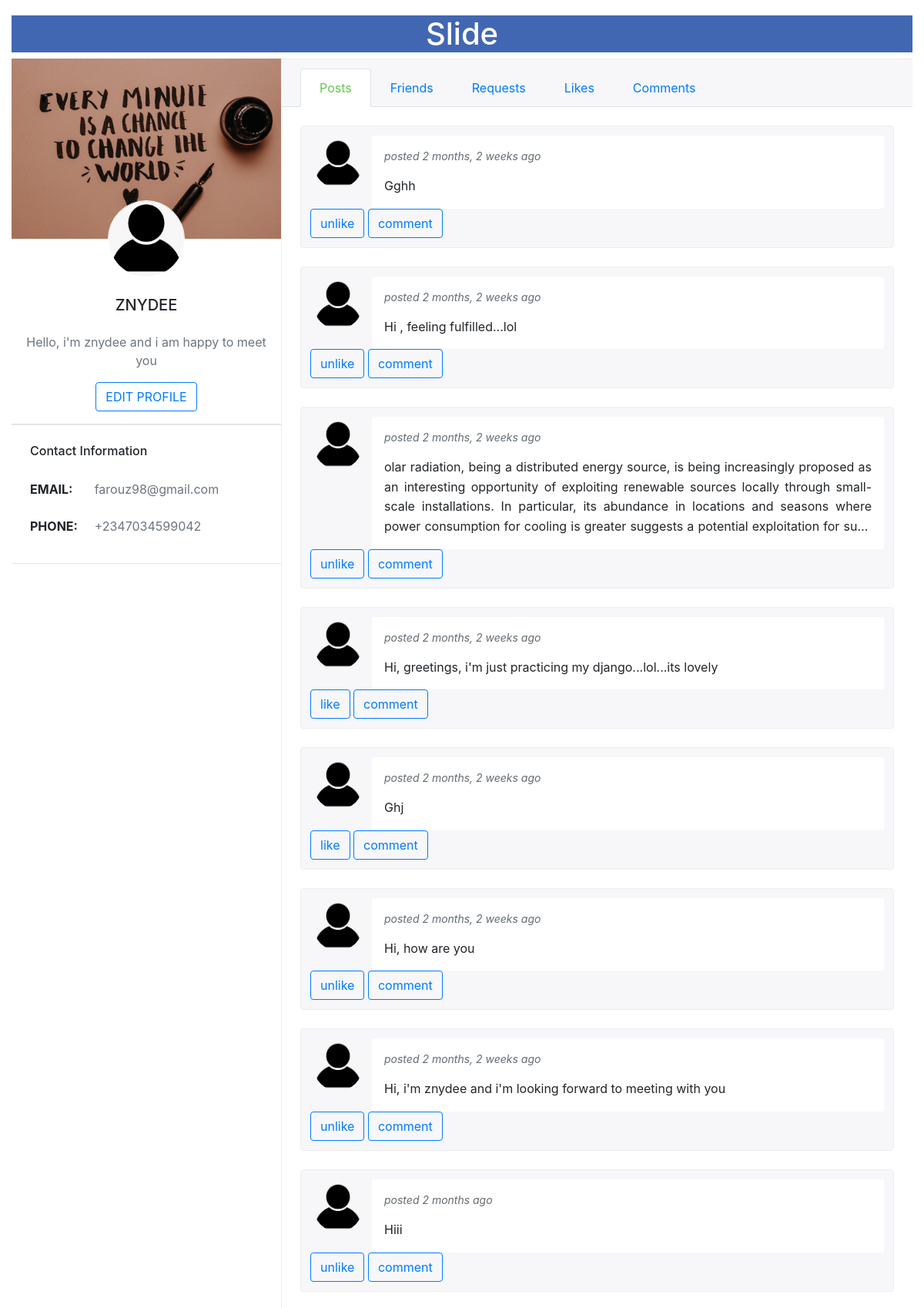
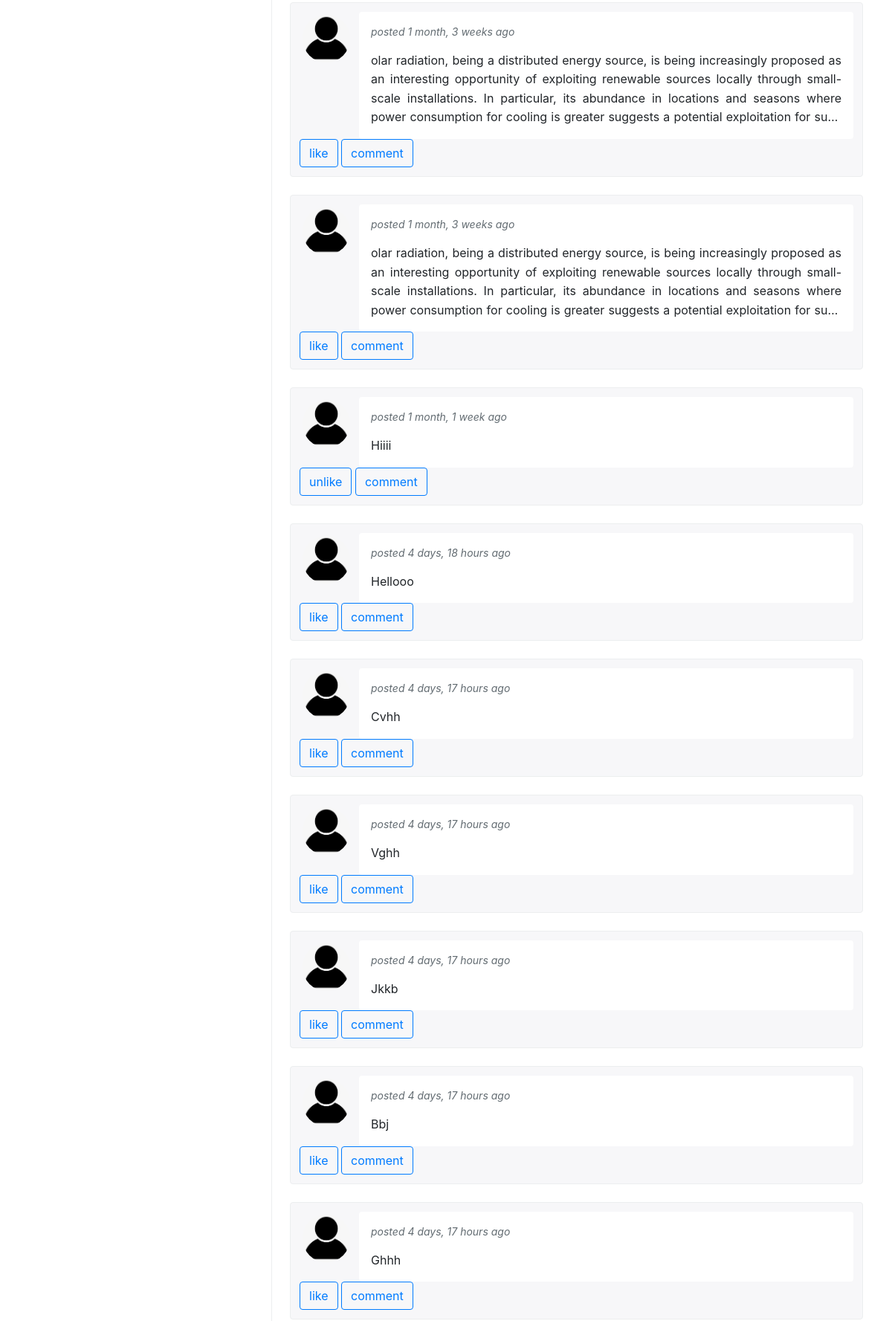
/profiles/znydee/ (signed in, upper part), run on the app's committed database (2 pictures, top to bottom).
### users/models.py (models this page shows, shortened)
class Profile(models.Model):
    user = models.OneToOneField(User ,on_delete = models.CASCADE)
    bio = models.TextField(blank=True)
    profile_image=models.ImageField(default="default.jpg" , upload_to="profile_pictures")
    background_image=models.ImageField(default="default.jpg" , upload_to="profile_pictures")
    email= models.EmailField(blank=True)
    slug = AutoSlugField(populate_from='user',always_update=True)
    friends= models.ManyToManyField(User,related_name="friends_list", blank=True)
    phone=PhoneNumberField(blank=True)

class Posts(models.Model):
    user=models.ForeignKey(User,related_name="posts",on_delete=models.CASCADE)
    post=models.TextField(blank=False)
    date_posted=models.DateTimeField(auto_now_add=True)

### users/views.py (the view)
# urls.py: path('profiles/<slug>/',views.profile,name="profile" ),
def profile(request, slug):
    auth_user_friends=request.user.friends_list.all()
    auth_user_friends_users=[]
    users_requests_already_sent=[]
    users_requests_already_recieved=[]
    user_liked_post = []
    users_likes= request.user.post_liked.all()
    for item in users_likes:
        user_liked_post.append(item.post)
    for item in auth_user_friends:
        auth_user_friends_users.append(item.user)
    req_slug=slug
    user=get_object_or_404(User,username=req_slug)
    profiles_owner=user
    profiles_owner_bio=get_object_or_404(Profile,user=profiles_owner)
    friends=user.friends_list.all()
    posts=user.posts.all()
    users_requests_sent_to=FriendRequests.objects.filter(sent_from=request.user)
    users_requests_recieved_from=FriendRequests.objects.filter(sent_to=request.user)
    for item in users_requests_sent_to:
        users_requests_already_sent.append(item.sent_to)
    for item in users_requests_recieved_from:
        users_requests_already_recieved.append(item.sent_from)
    users_requests=FriendRequests.objects.filter(sent_from=request.user)|FriendRequests.objects.filter(sent_to=request.user).order_by("-time_sent")
    return render(request,"users/profile.html",{"friends":friends,"profiles_owner":profiles_owner,"profiles_owner_bio":profiles_owner_bio,"posts":posts,"auth_user_friends_users":auth_user_friends_users,"users_requests":users_requests,"users_requests_already_sent":users_requests_already_sent,"users_requests_already_recieved":users_requests_already_recieved,
"users_likes":users_likes,
"user_liked_post":user_liked_post
}
    )

### users/templatetags/comment_tags.py (called while the page is built)
@register.filter
def has_comment(conn,co):
    com_obj=Comment.objects.filter(post=conn,user=co).first()
    if com_obj == None:
        result = "no"
    else:
        result= "yes"
    return result

### users/templates/users/profile.html (shortened to what this page needs)
{%load static%}
{% load crispy_forms_tags %}
{%load comment_tags%}
<!DOCTYPE html>
<html lang="en">
<head>
    <link rel="stylesheet" href="https://cdn.jsdelivr.net/npm/bootstrap@4.5.3/dist/css/bootstrap.min.css">
      <link rel="stylesheet" href="https://cdnjs.cloudflare.com/ajax/libs/font-awesome/4.7.0/css/font-awesome.min.css">
    <link rel="stylesheet" href="{% static 'users/profilestyle.css'%}" type="text/css">
</head>
<body>
<div class="container-fluid" style="margin-top: 20px;">
        <h1 class="text-center" style="background:#4267B2;  color: white">Slide</h1>
</div>
<div class="container-fluid">
<div class="profile-wrapper">
    <div class="profile-section-user">
        <div class="profile-cover-img"><img src="{{user.profile.background_image.url}}" alt=""></div>
        <div class="profile-info-brief p-3"><img class="border border-white img-fluid user-profile-avatar" src="{{user.profile.profile_image.url}}" alt="">
            <div class="text-center">
                <h5 class="text-uppercase mb-4">{{profiles_owner.username}}</h5>
                <p class="text-muted fz-base">{{profiles_owner_bio.bio}}</p>
            {%if user == profiles_owner %}
                <a class="btn btn-outline-primary" href="{% url 'profileupdate' %}">EDIT PROFILE</a>
            {%endif%}
            </div>
        </div>
        <hr class="m-0">
        <div class="hidden-sm-down">
            <hr class="m-0">
            <div class="profile-info-contact p-4">
                <h6 class="mb-3">Contact Information</h6>
                <table class="table">
                    <tbody>
                        <tr>
                            <td><strong>EMAIL:</strong></td>
                            <td>
                                <p class="text-muted mb-0">{{profiles_owner.email}}</p>
                            </td>
                        </tr>
                        <tr>
                            <td><strong>PHONE:</strong></td>
                            <td>
                                <p class="text-muted mb-0">{{profiles_owner_bio.phone}}</p>
                            </td>
                        </tr>
                    </tbody>
                </table>
            </div>
            <hr class="m-0">
        </div>
    </div>
    <div class="profile-section-main">
        <ul class="nav nav-tabs profile-tabs" role="tablist">
            <li class="nav-item"><a class="nav-link active" data-toggle="tab" href="#profile-overview" role="tab">Posts</a></li>
            <li class="nav-item"><a class="nav-link" data-toggle="tab" href="#profile-friends" role="tab">Friends</a></li>
            {%if request.user == profiles_owner%}
            <li class="nav-item"><a class="nav-link" data-toggle="tab" href="#profile-requests" role="tab">Requests</a></li>
            {%endif%}
            <li class="nav-item"><a class="nav-link" data-toggle="tab" href="#profile-likes" role="tab">Likes</a></li>
            <li class="nav-item"><a class="nav-link" data-toggle="tab" href="#profile-comments" role="tab">Comments</a></li>
        </ul>
        <div class="tab-content profile-tabs-content">
            <div class="tab-pane active" id="profile-overview" role="tabpanel">
                <div class="stream-posts">
{%for item in posts%}
                   <div class="stream-post">
                        <div class="sp-author ">
                            <a href="#" class="sp-author-avatar"><img src="{{item.user.profile.profile_image.url}}" alt=""></a>
                             {%if item in user_liked_post%}
                            <a class="btn " id="li{{item.id}}"  style="color:#4267B2;"> {{item.likes.count}}</a>
                            {%else%}
                            <a class="btn " id="li{{item.id}}"> {{item.likes.count}}</a>
                            {%endif%}
                            {% if item|has_comment:request.user == "yes"%}
                            <a class="btn " id="li{{item.id}}" style="color:#4267B2;"> {{item.post_comments.count}}</a>
                            {%else%}
                                <a class="btn " id="li{{item.id}}"> {{item.post_comments.count}}</a>
                            {% endif %}
                            </div>
                        <div class="sp-content" onclick="location.href='{% url 'detailed-post' item.user.profile.slug item.id%}'">
                            <div class="sp-info">posted {{item.date_posted | timesince}} ago</div>
                            <p class="sp-paragraph mb-0 text-justify ">{{item.post}}</p>
                        </div>
                        <div>
                        {%if item in user_liked_post%}
                            <button type="button" class="libtn btn btn-outline-primary" id="lk{{item.id}}">unlike</button>
                         {%else%}
                         <button type="button" class="libtn btn btn-outline-primary" id="lk{{item.id}}">like</button>
                          {%endif%}
                            <a href="{% url 'detailed-post' item.user.profile.slug item.id%}" class="btn btn-outline-primary">comment</a>
                        </div>
                    </div>
{%endfor%}
            </div>
        </div>
    </div>
</div>
</div>
</body>
</html>

### users/static/users/profilestyle.css (style rules this page uses)
.stream-post { padding: .75rem; background: #f7f7f9; border: 1px solid #eceeef; border-radius: .25rem; margin-bottom: 1.5rem }
.profile-wrapper { display: -webkit-box; display: -ms-flexbox; display: flex; -webkit-box-orient: vertical; -webkit-box-direction: normal; -ms-flex-direction: column; flex-direction: column }
@media (min-width:768px) { .profile-wrapper { -webkit-box-orient: horizontal; -webkit-box-direction: normal; -ms-flex-direction: row; flex-direction: row } }
.profile-section-user { border-right: 1px solid #eceeef; -webkit-box-flex: 0; -ms-flex: 0 0 100%; flex: 0 0 100% }
@media (min-width:768px) { .profile-section-user { -ms-flex-preferred-size: 34%; flex-basis: 34% } }
@media (min-width:992px) { .profile-section-user { -ms-flex-preferred-size: 30%; flex-basis: 30% } }
.profile-section-user table { margin-bottom: 0 }
.profile-section-user table td { border: none; padding-left: 0; padding-right: 0 }
.profile-cover-img img { width: 100%; height: auto }
.profile-info-brief { position: relative; padding-top: 74px!important }
.profile-info-brief .user-profile-avatar { width: 100px; height: 100px; border-radius: 100%; position: absolute; top: -50px; left: calc(50% - 50px) }
.profile-section-main { -webkit-box-flex: 0; -ms-flex: 0 1 5000px; flex: 0 1 5000px; overflow: hidden }
.profile-tabs { padding: .75rem 1.5rem 0; background: #f7f7f9; border-top: 1px solid #eceeef }
.profile-tabs .nav-link { font-weight: 400; padding: .75rem 1.5rem }
.profile-tabs .nav-link.active, .profile-tabs .nav-link.active:focus, .profile-tabs .nav-link.active:hover, .profile-tabs .nav-link:active, .profile-tabs .nav-link:focus { color: #60c84c }
.profile-tabs-content .tab-pane { padding: 1.5rem }
.stream-post { position: relative }
.sp-author { display: -webkit-box; display: -ms-flexbox; display: flex }
.sp-author .sp-author-avatar { display: inline-block; height: 64px; width: 64px; margin-right: 16px }
.sp-author .sp-author-avatar img { width: 100%; height: 100%; border-radius: 50% }
@media (min-width:992px) { .sp-author { position: absolute; width: 100%; left: 1rem; top: 1rem } }
.sp-content { position: relative; border-radius: .25rem; background: #fff; padding: 1rem; margin-top: 1rem }
.sp-content .sp-info { font-size: .875rem; color: #636c72; position: absolute; top: -3rem; left: 80px }
.sp-content p { display: -webkit-box; -webkit-line-clamp: 4; -webkit-box-orient: vertical; overflow: hidden; text-overflow: ellipsis; }
.sp-content .sp-paragraph { font-size: 1rem; line-height: 1.6; margin-bottom: 1rem; }
.sp-content .sp-paragraph:last-child { margin-bottom: 0 }
@media (min-width:992px) { .sp-content { margin-left: 80px; margin-top: 0 } }
@media (min-width:992px) { .sp-content .sp-info { position: static; font-style: italic; margin-bottom: 1rem } }

### data on the page
Profile: bio "Hello, i'm znydee and i am happy to meet you", phone "+2347034599042"
Posts: user.profile.profile_image (picture), date_posted "2 months, 2 weeks", post "Gghh"
Posts: user.profile.profile_image (picture), date_posted "2 months, 2 weeks", post "Hi , feeling fulfilled...lol"
Posts: user.profile.profile_image (picture), date_posted "2 months, 2 weeks", post "olar radiation, being a distributed energy source, is being increasingly proposed as an interesting opportunity of exploiting renewable sources locally through small-scale installations. In particular, its abundance in locations and seasons where power consumption for cooling is greater suggests a potential exploitation for…"
Posts: user.profile.profile_image (picture), date_posted "2 months, 2 weeks", post "Hi, greetings, i'm just practicing my django...lol...its lovely"
Posts: user.profile.profile_image (picture), date_posted "2 months, 2 weeks", post "Ghj"
Posts: user.profile.profile_image (picture), date_posted "2 months, 2 weeks", post "Hi, how are you"
Posts: user.profile.profile_image (picture), date_posted "2 months, 2 weeks", post "Hi, i'm znydee and i'm looking forward to meeting with you"
Posts: user.profile.profile_image (picture), date_posted "2 months", post "Hiii"
Posts: user.profile.profile_image (picture), date_posted "1 month, 3 weeks", post "olar radiation, being a distributed energy source, is being increasingly proposed as an interesting opportunity of exploiting renewable sources locally through small-scale installations. In particular, its abundance in locations and seasons where power consumption for cooling is greater suggests a potential exploitation for…"
Posts: user.profile.profile_image (picture), date_posted "1 month, 3 weeks", post "olar radiation, being a distributed energy source, is being increasingly proposed as an interesting opportunity of exploiting renewable sources locally through small-scale installations. In particular, its abundance in locations and seasons where power consumption for cooling is greater suggests a potential exploitation for…"
Posts: user.profile.profile_image (picture), date_posted "1 month, 1 week", post "Hiiii"
Posts: user.profile.profile_image (picture), date_posted "4 days, 18 hours", post "Hellooo"
Posts: user.profile.profile_image (picture), date_posted "4 days, 17 hours", post "Cvhh"
Posts: user.profile.profile_image (picture), date_posted "4 days, 17 hours", post "Vghh"
Posts: user.profile.profile_image (picture), date_posted "4 days, 17 hours", post "Jkkb"
Posts: user.profile.profile_image (picture), date_posted "4 days, 17 hours", post "Bbj"
Posts: user.profile.profile_image (picture), date_posted "4 days, 17 hours", post "Ghhh"

### other printed values
{{ profiles_owner.username }} "ZNYDEE"
{{ profiles_owner.email }} "farouz98@gmail.com"
